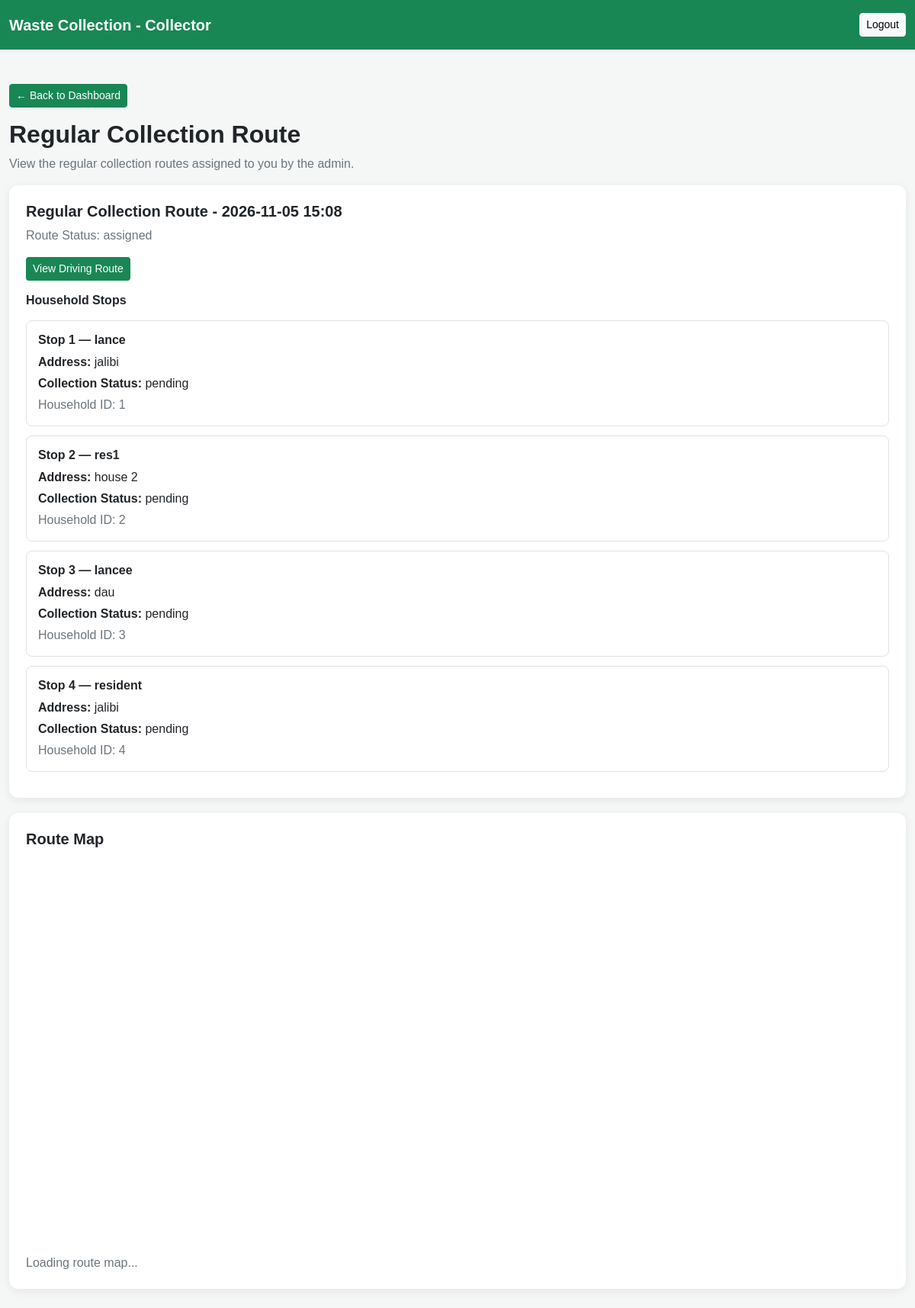
Screenshot of /system-main/wastesystem/collector/regular_route.php (signed in) with the database file from the repository.
### tables this page shows
CREATE TABLE `collection_routes` (
  `id` int(11) NOT NULL,
  `route_name` varchar(100) NOT NULL,
  `route_type` enum('regular','special') NOT NULL DEFAULT 'regular',
  `collector_id` int(11) DEFAULT NULL,
  `status` enum('pending','assigned','in_progress','completed') NOT NULL DEFAULT 'pending',
  `created_by` int(11) NOT NULL,
  `created_at` timestamp NOT NULL DEFAULT current_timestamp()
);

CREATE TABLE `route_stops` (
  `id` int(11) NOT NULL,
  `route_id` int(11) NOT NULL,
  `household_id` int(11) NOT NULL,
  `stop_order` int(11) NOT NULL,
  `status` enum('pending','collected') NOT NULL DEFAULT 'pending',
  `collected_at` datetime DEFAULT NULL
);

CREATE TABLE `users` (
  `id` int(11) NOT NULL,
  `fullname` varchar(255) NOT NULL,
  `users` varchar(255) NOT NULL,
  `password` varchar(255) NOT NULL,
  `role` varchar(11) NOT NULL
);

CREATE TABLE `households` (
  `id` int(11) NOT NULL,
  `user_id` int(11) NOT NULL,
  `house_address` varchar(255) NOT NULL,
  `latitude` decimal(10,8) DEFAULT NULL,
  `longitude` decimal(11,8) DEFAULT NULL,
  `created_at` timestamp NOT NULL DEFAULT current_timestamp()
);

### system-main/wastesystem/collector/regular_route.php (the view, shortened to what this page needs)
<?php
require_once "../config/database.php";
$collector_id = (int) $_SESSION["user_id"];
$stmt = $conn->prepare("
    SELECT
        cr.id AS route_id,
        cr.route_name,
        cr.status AS route_status,
        rs.id AS stop_id,
        rs.stop_order,
        rs.status AS stop_status,
        h.id AS household_id,
        h.house_address,
        h.latitude,
        h.longitude,
        u.fullname
    FROM collection_routes cr
    INNER JOIN route_stops rs
        ON rs.route_id = cr.id
    INNER JOIN households h
        ON h.id = rs.household_id
    LEFT JOIN users u
        ON u.id = h.user_id
    WHERE cr.collector_id = ?
      AND cr.route_type = 'regular'
      AND cr.status IN ('assigned', 'in_progress')
    ORDER BY cr.id DESC, rs.stop_order ASC
");
$stmt->bind_param("i", $collector_id);
$stmt->execute();
$result = $stmt->get_result();
$routes = [];
while ($row = $result->fetch_assoc()) {
    $routes[] = $row;
}
?>
<!DOCTYPE html>
<html lang="en">
<head>
    <link href="https://cdn.jsdelivr.net/npm/bootstrap@5.3.3/dist/css/bootstrap.min.css"
          rel="stylesheet">
</head>
<body>
<nav class="navbar fixed-top navbar-dark">
    <div class="container-fluid">
        <a class="navbar-brand" href="dashboard.php">
            Waste Collection - Collector
        </a>
        <a href="../logout.php" class="btn btn-light btn-sm">
            Logout
        </a>
    </div>
</nav>
<main class="container page-container">
    <a href="dashboard.php" class="btn btn-success btn-sm mb-3">
        &larr; Back to Dashboard
    </a>
    <h2 class="fw-bold">Regular Collection Route</h2>
    <p class="text-secondary">
        View the regular collection routes assigned to you by the admin.
    </p>
    <?php if (count($routes) > 0): ?>
        <?php
        $groupedRoutes = [];
        foreach ($routes as $route) {
            $groupedRoutes[$route["route_id"]][] = $route;
        }
        ?>
        <?php foreach ($groupedRoutes as $routeId => $stops): ?>
            <div class="route-card">
                <h5 class="fw-bold">
                    <?= htmlspecialchars($stops[0]["route_name"]); ?>
                </h5>
                <p class="text-secondary">
                    Route Status:
                    <?= htmlspecialchars($stops[0]["route_status"]); ?>
                </p>
                <button
    type="button"
    class="btn btn-green btn-sm mb-3"
    onclick="showRegularRoute(<?= (int) $routeId ?>)">
    View Driving Route
</button>
                <h6 class="fw-bold mb-3">Household Stops</h6>
                <?php foreach ($stops as $stop): ?>
                    <div class="stop-item">
                        <h6 class="fw-bold">
                            Stop <?= (int) $stop["stop_order"]; ?> —
                            <?= htmlspecialchars($stop["fullname"] ?? "Resident"); ?>
                        </h6>
                        <p class="mb-1">
                            <strong>Address:</strong>
                            <?= htmlspecialchars($stop["house_address"] ?? "No address"); ?>
                        </p>
                        <p class="mb-1">
                            <strong>Collection Status:</strong>
                            <?= htmlspecialchars($stop["stop_status"]); ?>
                        </p>
                        <p class="mb-0 text-secondary">
                            Household ID: <?= (int) $stop["household_id"]; ?>
                        </p>
                    </div>
                <?php endforeach; ?>
            </div>
        <?php endforeach; ?>
    <?php endif; ?>
    <div class="route-card">
        <h5 class="fw-bold mb-3">Route Map</h5>
        <div id="map"></div>
        <p id="routeStatus" class="text-secondary mt-3 mb-0">
            Loading route map...
        </p>
    </div>
</main>

### system-main/wastesystem/collector/regular_route.php (style rules this page uses)
body { background: #f4f7f6; font-family: Arial, sans-serif; padding-top: 85px; }
.navbar { background: #198754; min-height: 65px; }
.navbar-brand { color: white !important; font-weight: bold; }
.page-container { max-width: 1200px; margin: 25px auto; }
.route-card { background: white; padding: 22px; border-radius: 12px; box-shadow: 0 3px 12px rgba(0,0,0,.07); margin-bottom: 20px; }
#map { width: 100%; height: 500px; border-radius: 10px; }
.stop-item { border: 1px solid #dee2e6; border-radius: 8px; padding: 15px; margin-bottom: 12px; }
.btn-green { background: #198754; color: white; }

### rows the page displays
collection_routes: route_name "Regular Collection Route - 2026-11-05 15:08", status "assigned", route_stops.stop_order "1", users.fullname "lance", households.house_address "jalibi", route_stops.status "pending", households.id "1", route_stops.stop_order "2", users.fullname "res1", households.house_address "house 2", households.id "2", route_stops.stop_order "3", users.fullname "lancee", households.house_address "dau", households.id "3", route_stops.stop_order "4", users.fullname "resident", households.id "4"
